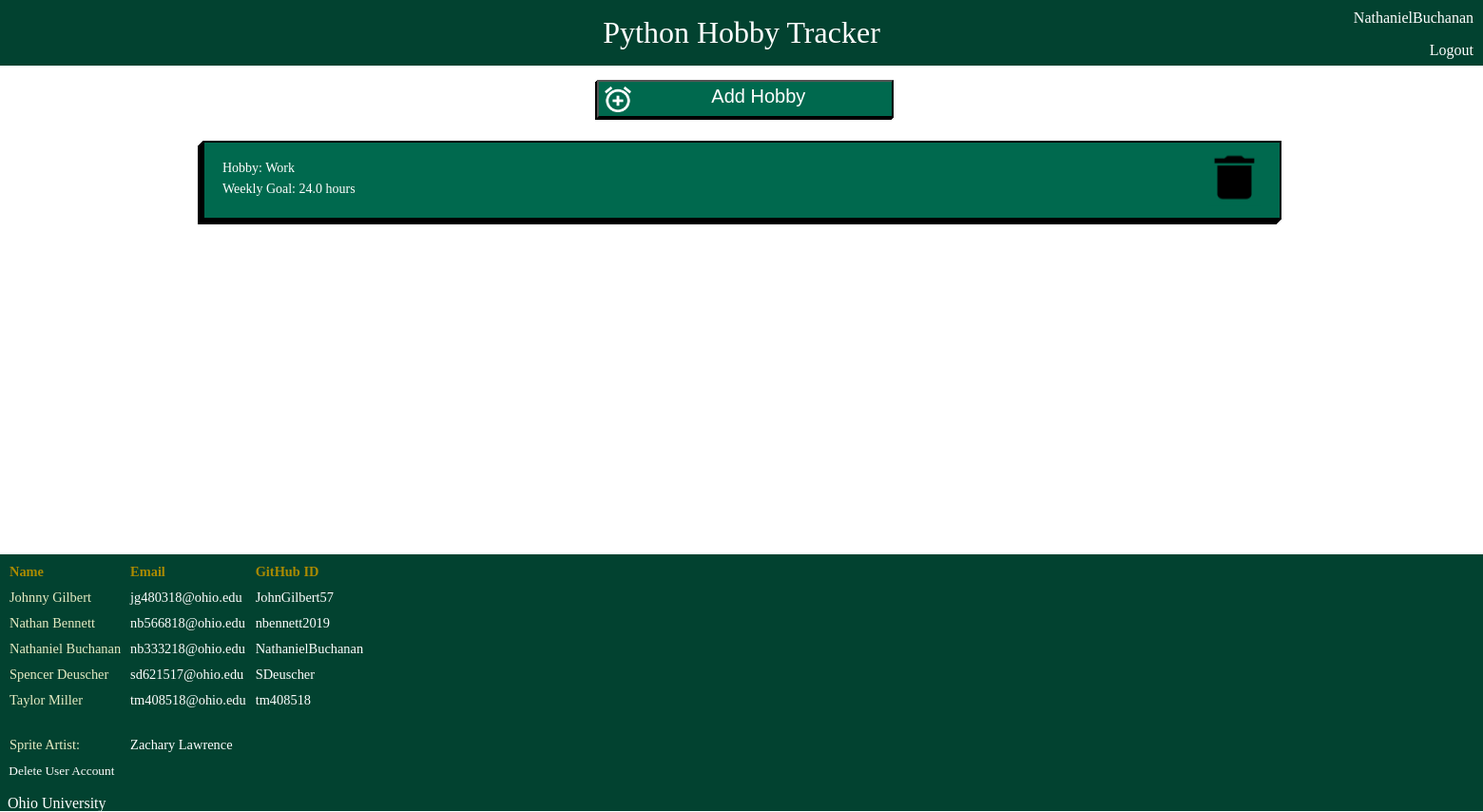
/userhobbies/ (signed in), run on an earlier commit of the app's database.
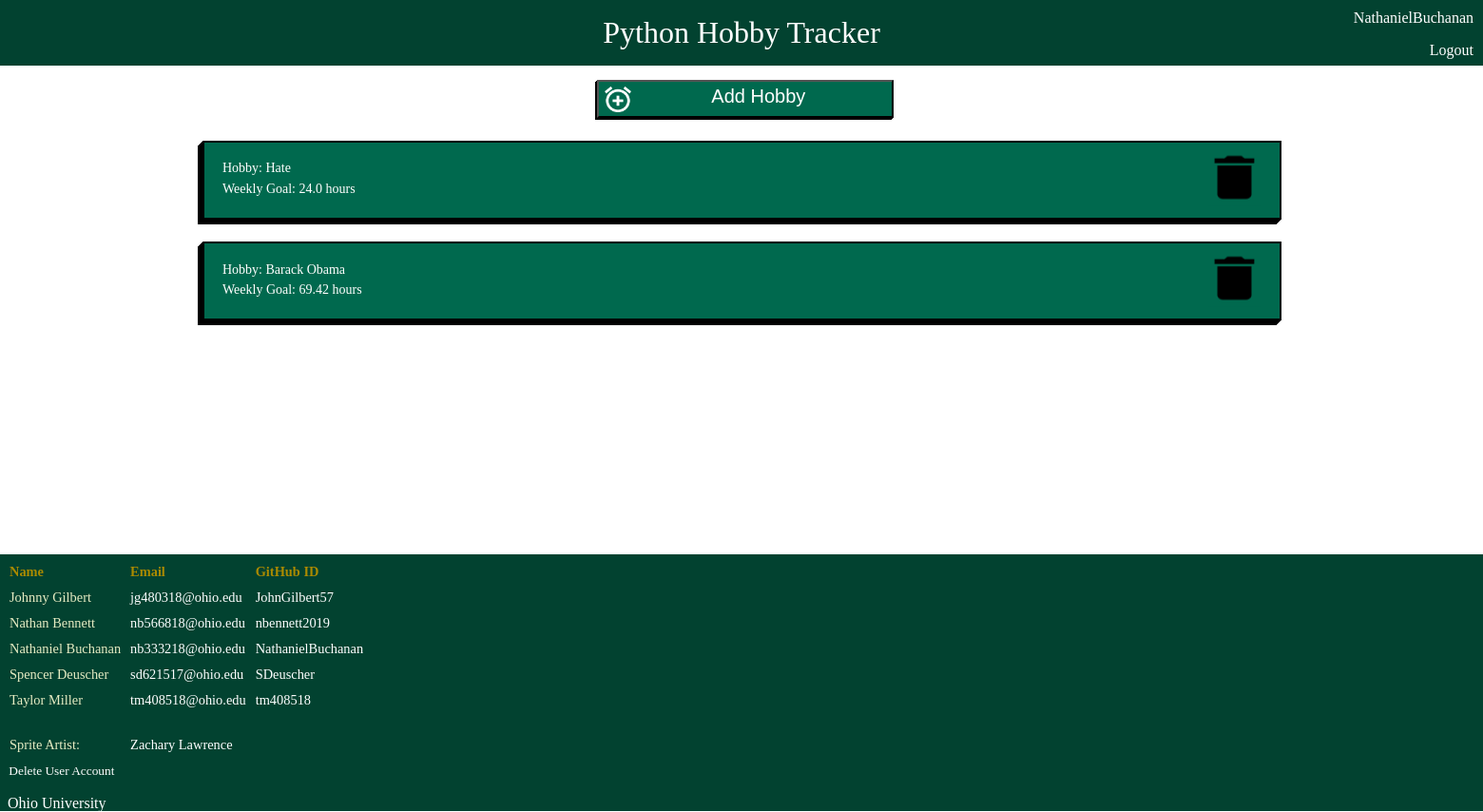
And on a later commit of the database.
### myapp/models.py (models this page shows, shortened)
class Hobby(models.Model):
    hobbyUser = models.ForeignKey(User, on_delete=models.CASCADE)
    spriteId = models.ForeignKey(Sprite, on_delete=models.CASCADE, help_text = None) #CHECK THIS
    name = models.CharField(max_length=300, help_text = None)
    timeLimit = models.FloatField(validators = [MinValueValidator(0), MaxValueValidator(168.0)], help_text = None)

### myapp/views.py (the view)
# urls.py: path('userhobbies/', views.hobbiespage),
def hobbiespage(response):
    if response.method == "POST":
        form = NewHobbyForm(response.POST)
        if(form.is_valid()):
            obj = form.save(commit=False)
            obj.hobbyUser = User.objects.get(pk=response.user.id)
            obj.save()
            return redirect("/userhobbies")
    else:
        form = NewHobbyForm()
    if response.user.is_anonymous:
        return redirect('/login')
    if response.method == "POST" and 'delete' in response.POST:
        delete_key = response.POST.get('delete')
        if Hobby.objects.filter(pk=delete_key).count() > 0:
            target = Hobby.objects.get(pk=delete_key)
            target.delete()
    if response.method == "POST" and 'deleteuser' in response.POST:
        username = response.user.username
        u = User.objects.get(username = username)
        u.delete()
        return redirect('/login')
    userHobbies = Hobby.objects.filter(hobbyUser=response.user)
    context = {
        'userHobbies': list(userHobbies),
        'form': form
    }
    return render(response, './myhobby/userhobbies.html', context)

### myapp/models.py (called while the page is built)
    def __str__(self):
        return self.spriteName

### myapp/templates/myhobby/userhobbies.html (shortened to what this page needs)
{% load crispy_forms_tags%}
{% block content %}
{% load static %}
<!DOCTYPE >
<html>
    <head>
        <link rel = "stylesheet" type = "text/css" href="{% static 'myapp/css/userhobbies.css' %}">
    </head>
    <body>
        <div id = header>
            <p>Python Hobby Tracker</p>
        </div>
        <div id = credentials>
            <p>{{user.username}}</p>
            <a href = "{% url 'logout' %}">Logout</a>
        </div>
        <div id = container>
            <div id = addhobby>
                <button data-modal-target = "#modal" type = 'submit' id = "Create"><img src = "{% static 'myapp/img/add.png' %}"/><p>Add Hobby</p></button>
            </div>
            {% for hobby in userHobbies %}
            <div id = hobbyinfo>
                <a href="/hobbyview?hobbyid={{ hobby.id }}">
                    <p style = "padding-bottom: 0.5%;">Hobby: {{ hobby.name }}</p>
                    <p>Weekly Goal: {{ hobby.timeLimit}} hours</p>
                </a>
                <form method="POST">
                    <button type='submit' name="delete" value='{{hobby.id}}'><img src ="{% static 'myapp/img/Vector.png' %}" alt = "Trash Can"/></button>
                </form>
            </div>
        {% endfor %}
        </div>
        <div id = footer>
                <table>
                    <tr>
                        <th>Name</th>
                        <th>Email</th>
                        <th>GitHub ID</th>
                    </tr>
                    <tr>
                        <td>Johnny Gilbert</td>
                        <td><a href="mailto: jg480318@ohio.edu">jg480318@ohio.edu</a></td>
                        <td><a href=https://github.com/JohnGilbert57>JohnGilbert57</a></td>
                    </tr>
                    <tr>
                        <td>Nathan Bennett</td>
                        <td><a href="mailto: nb566818@ohio.edu">nb566818@ohio.edu</a></td>
                        <td><a href=https://github.com/nbennett2019>nbennett2019</a></td>
                    </tr>
                    <tr>
                        <td>Nathaniel Buchanan</td>
                        <td><a href="mailto: nb333218@ohio.edu">nb333218@ohio.edu</a></td>
                        <td><a href=https://github.com/NathanielBuchanan>NathanielBuchanan</a></td></td>
                    </tr>
                    <tr>
                        <td>Spencer Deuscher</td>
                        <td><a href="mailto: sd621517@ohio.edu">sd621517@ohio.edu</a></td>
                        <td><a href=https://github.com/SDeuscher>SDeuscher</a></td></td>
                    </tr>
                    <tr>
                        <td>Taylor Miller</td>
                        <td><a href="mailto: tm408518@ohio.edu">tm408518@ohio.edu</a></td>
                        <td><a href=https://github.com/tm408518>tm408518</a></td>
                    </tr>
                    <tr>
                        <td>Sprite Artist:</td>
                        <td><a href="mailto: zacharylawrence00@gmail.com">Zachary Lawrence</a></td>
                    </tr>
                </table>
                <form method="POST">
                    <button type='submit' name="deleteuser" id = "deleteAccount">Delete User Account</button>
                </form>
                <p><a href=https://www.ohio.edu>&nbsp&nbspOhio University<a></p>
            </div>
    </body>
</html>
{% endblock%}

### myapp/static/myapp/css/userhobbies.css (style rules this page uses)
body { margin: 0; padding: 0; font-family: "Robobto"; position: relative; height: 100%; overflow-x: hidden; }
table { font-family: georgia, serif; border-spacing: 10px; font-size: 90%; }
td { text-align: left; padding: 0%; color:rgb(231,236,195); }
#credentials { position: relative; float: right; top: -75px; text-align: right; padding-right: 10px; margin: 0; color: white; }
th { text-align: left; padding: 0%; color: rgb(170,138,0); }
a:link, a:visited { color: rgb(255, 255, 255); background-color: transparent; text-decoration: none; }
#header { margin-top: -2%; width: 100%; height: 100px; float: right; background-color:#024230; }
#header p { text-align: center; margin: auto; margin-top: 1%; padding-top: 2%; font-size: 200%; color: rgb(255, 255, 255); }
#footer { height: 270px; width: 100%; margin-top: 1.5%; position: relative; width: 100%; bottom: 0%; color: rgb(255, 255, 255); background-color: #024230; }
#hobbyinfo { width: 70%; background-color: #00694E; margin: 0 auto; height: 5%; padding: 1.25%; margin-bottom: 1.5%; border: 2px solid black; box-shadow: -1px 1px black, -2px 2px black, -3px 3px black, -4px 4px black, -5px 5px black; }
#hobbyinfo p { color: white; margin: 0; font-size: 14px; }
#hobbyinfo img { height: 80%; cursor: pointer; }
#hobbyinfo button { float: right; transform:translateY(-84%); height: 150%; background-color: #00694E; border:none; }
#addhobby { display: block; margin-left: 40.25%; margin-right: auto; width: 100%; margin-bottom: 1.5%; }
#Create { width: 20%; height: 5%; background-color: #00694E; margin-top: 1%; box-shadow: -1px 1px black, -2px 2px black; cursor:pointer; }
#addhobby img { height: 80%; float: left; padding-top: 0.25%; color: white; }
#addhobby p { display: inline; margin-top: 25%; font-size: 150%; color: white; }
#container { min-height:70%; }
#deleteAccount { background-color: #024230; border: none; color: white; font-family: georgia, serif; padding-left: 0.6%; }

What changed in the data, as far as the page shows it:
removed Hobby: name "Work", timeLimit "24.0", {{ hobby.id }} 68 (drawn)
added Hobby: name "Hate", timeLimit "24.0", {{ hobby.id }} 73 (drawn)
added Hobby: name "Barack Obama", timeLimit "69.42", {{ hobby.id }} 74 (drawn)
